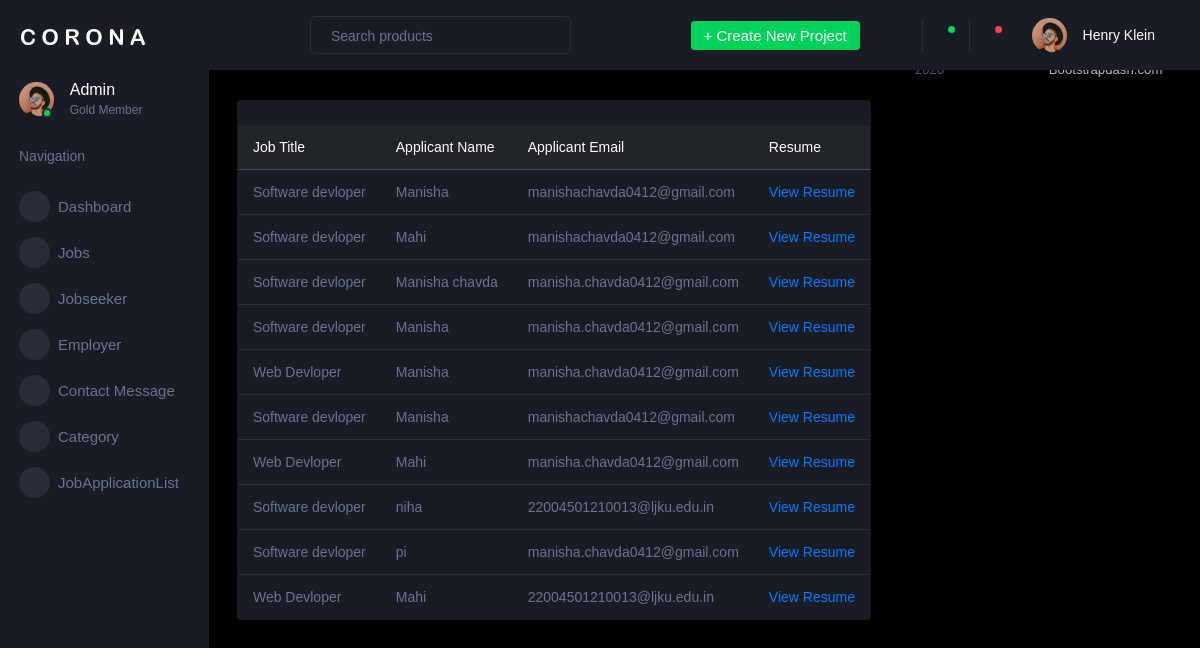
The app's page /applications/ with its own data.
### Jobportalsapp/models.py (models this page shows, shortened)
class JobApplication(models.Model):
    job = models.ForeignKey(JobList, on_delete=models.CASCADE, related_name='applications')
    applicant_name = models.CharField(max_length=200)
    applicant_email = models.EmailField()
    resume = models.FileField(upload_to='resumes/')  # Assumes you have media settings configured

class JobList(models.Model):
    companylogo = models.ImageField(upload_to='logos/')
    title = models.CharField(max_length=50)
    city = models.CharField(max_length=50)
    country = models.CharField(max_length=50)
    type = models.CharField(max_length=50)
    min_salary_range = models.CharField(max_length=255) # Minimum salary
    max_salary_range = models.CharField(max_length=255)
    class Meta:
        db_table = 'joblist'

### Jobportalsapp/views.py (the view)
# urls.py: path('applications/', views.job_application_list, name='job_application_list'),
def job_application_list(request):
    applications = JobApplication.objects.all()  # Retrieve all job applications
    return render(request, 'admin/job_application_list.html', {'applications': applications})

### templates/admin/job_application_list.html (shortened to what this page needs)
{% extends 'admin/admin_dashboard.html' %}
{% block content %}
<div class="row">
  <div class="col-12 grid-margin stretch-card">
    <div class="card"><br>
        <table class="table table-hover">
          <thead class="thead-dark">
            <tr>
                <th>Job Title</th>
                <th>Applicant Name</th>
                <th>Applicant Email</th>
                <th>Resume</th>
            </tr>
          </thead>
          {% for application in applications %}
          <tr>
              <td>{{ application.job.title }}</td>
              <td>{{ application.applicant_name }}</td>
              <td>{{ application.applicant_email }}</td>
              <td><a href="{{ application.resume.url }}" target="_blank">View Resume</a></td>
          </tr>
          {% empty %}
          <tr>
              <td colspan="4">No job applications found.</td>
          </tr>
          {% endfor %}
        </table>
      </div>
      </div>
    </div>
  </div>
</div>
{% endblock %}

### templates/admin/admin_dashboard.html (shortened to what this page needs)
<!DOCTYPE html>
{% load static %}
<html lang="en">
  <head>
    <link rel="stylesheet" href="{% static 'assets/vendors/mdi/css/materialdesignicons.min.css'%}">
    <link rel="stylesheet" href="{% static 'assets/vendors/css/vendor.bundle.base.css'%}">
    <link rel="stylesheet" href="{% static 'assets/vendors/jvectormap/jquery-jvectormap.css'%}">
    <link rel="stylesheet" href="{% static 'assets/vendors/flag-icon-css/css/flag-icon.min.css'%}">
    <link rel="stylesheet" href="{% static 'assets/vendors/owl-carousel-2/owl.carousel.min.css'%}">
    <link rel="stylesheet" href="{% static 'assets/vendors/owl-carousel-2/owl.theme.default.min.css'%}">
    <link rel="stylesheet" href="{% static 'assets/css/style.css'%}">
  </head>
  <body>
    <div class="container-scroller">
      <nav class="sidebar sidebar-offcanvas" id="sidebar">
        <div class="sidebar-brand-wrapper d-none d-lg-flex align-items-center justify-content-center fixed-top">
          <a class="sidebar-brand brand-logo" href="index.html"><img src="{% static 'assets/images/logo.svg'%}" alt="logo" /></a>
        </div>
        <ul class="nav">
          <li class="nav-item profile">
            <div class="profile-desc">
              <div class="profile-pic">
                <div class="count-indicator">
                  <img class="img-xs rounded-circle " src="{% static 'assets/images/faces/face15.jpg'%}" alt="">
                  <span class="count bg-success"></span>
                </div>
                <div class="profile-name">
                  <h5 class="mb-0 font-weight-normal">Admin</h5>
                  <span>Gold Member</span>
                </div>
              </div>
              <a href="#" id="profile-dropdown" data-toggle="dropdown"><i class="mdi mdi-dots-vertical"></i></a>
            </div>
          </li>
          <li class="nav-item nav-category">
            <span class="nav-link">Navigation</span>
          </li>
          <li class="nav-item menu-items {% if request.path == '/admin/admin_dashboard/' %}active{% endif %}">
            <a class="nav-link" href="{% url 'admin_dashboard' %}">
                <span class="menu-icon">
                    <i class="mdi mdi-speedometer"></i>
                </span>
                <span class="menu-title">Dashboard</span>
            </a>
        </li>
           <li class="nav-item menu-items {% if request.path == '/admin/jobs/' or  request.path == '/admin/job_add/' %}active{% endif %}">
            <a class="nav-link" href="{% url 'admin_job_list' %}">
              <span class="menu-icon">
                <i class="mdi mdi-speedometer"></i>
              </span>
              <span class="menu-title">Jobs</span>
            </a>
          </li>
          <li class="nav-item menu-items {% if request.path == '/admin/jobseeker_list/' or  request.path == '/admin/create_jobseeker/' %}active{% endif %}">
            <a class="nav-link" href="{% url 'jobseeker_list' %}">
              <span class="menu-icon">
                <i class="mdi mdi-speedometer"></i>
              </span>
              <span class="menu-title">Jobseeker</span>
            </a>
          </li>
          <li class="nav-item menu-items {% if request.path == '/admin/employer_list/' or  request.path == '/admin/create_employer/' %}active{% endif %}">
            <a class="nav-link" href="{% url 'employer_list' %}">
              <span class="menu-icon">
                <i class="mdi mdi-speedometer"></i>
              </span>
              <span class="menu-title">Employer</span>
            </a>
          </li>
          <li class="nav-item menu-items {% if request.path == '/admin/contact_list/' or  request.path == '/admin/contact_list/' %}active{% endif %}">
            <a class="nav-link" href="{% url 'contact_list' %}">
              <span class="menu-icon">
                <i class="mdi mdi-speedometer"></i>
              </span>
              <span class="menu-title">Contact Message</span>
            </a>
          </li>
          <li class="nav-item menu-items {% if request.path == '/admin/category_list/' or  request.path == '/admin/category_create/' %}active{% endif %}">
            <a class="nav-link" href="{% url 'category_list' %}">
              <span class="menu-icon">
                <i class="mdi mdi-speedometer"></i>
              </span>
              <span class="menu-title">Category</span>
            </a>
          </li>
          <li class="nav-item menu-items {% if request.path == '/admin/job_application_list/' or  request.path == '/admin/apply_for_job/' %}active{% endif %}">
            <a class="nav-link" href="{% url 'job_application_list' %}">
              <span class="menu-icon">
                <i class="mdi mdi-speedometer"></i>
              </span>
              <span class="menu-title">JobApplicationList</span>
            </a>
          </li>
        </ul>
      </nav>
      <div class="container-fluid page-body-wrapper">
        <nav class="navbar p-0 fixed-top d-flex flex-row">
          <div class="navbar-menu-wrapper flex-grow d-flex align-items-stretch">
            <button class="navbar-toggler navbar-toggler align-self-center" type="button" data-toggle="minimize">
              <span class="mdi mdi-menu"></span>
            </button>
            <ul class="navbar-nav w-100">
              <li class="nav-item w-100">
                <form class="nav-link mt-2 mt-md-0 d-none d-lg-flex search">
                  <input type="text" class="form-control" placeholder="Search products">
                </form>
              </li>
            </ul>
            <ul class="navbar-nav navbar-nav-right">
              <li class="nav-item dropdown d-none d-lg-block">
                <a class="nav-link btn btn-success create-new-button" id="createbuttonDropdown" data-toggle="dropdown" aria-expanded="false" href="#">+ Create New Project</a>
              </li>
              <li class="nav-item nav-settings d-none d-lg-block">
                <a class="nav-link" href="#">
                  <i class="mdi mdi-view-grid"></i>
                </a>
              </li>
              <li class="nav-item dropdown border-left">
                <a class="nav-link count-indicator dropdown-toggle" id="messageDropdown" href="#" data-toggle="dropdown" aria-expanded="false">
                  <i class="mdi mdi-email"></i>
                  <span class="count bg-success"></span>
                </a>
              </li>
              <li class="nav-item dropdown border-left">
                <a class="nav-link count-indicator dropdown-toggle" id="notificationDropdown" href="#" data-toggle="dropdown">
                  <i class="mdi mdi-bell"></i>
                  <span class="count bg-danger"></span>
                </a>
              </li>
              <li class="nav-item dropdown">
                <a class="nav-link" id="profileDropdown" href="#" data-toggle="dropdown">
                  <div class="navbar-profile">
                    <img class="img-xs rounded-circle" src="{% static 'assets/images/faces/face15.jpg'%}" alt="">
                    <p class="mb-0 d-none d-sm-block navbar-profile-name">Henry Klein</p>
                    <i class="mdi mdi-menu-down d-none d-sm-block"></i>
                  </div>
                </a>
              </li>
            </ul>
          </div>
        </nav>
        <div class="main-panel">
          <div class="content-wrapper">
            {% block content %} {% endblock %}
          </div>
          <footer class="footer">
            <div class="d-sm-flex justify-content-center justify-content-sm-between">
              <span class="text-muted d-block text-center text-sm-left d-sm-inline-block">Copyright © bootstrapdash.com 2020</span>
              <span class="float-none float-sm-right d-block mt-1 mt-sm-0 text-center"> Free <a href="https://www.bootstrapdash.com/bootstrap-admin-template/" target="_blank">Bootstrap admin templates</a> from Bootstrapdash.com</span>
            </div>
          </footer>
        </div>
  </body>
</html>

### records on screen
JobApplication: job "Software devloper", applicant_name "Manisha", applicant_email "manishachavda0412@gmail.com"
JobApplication: job "Software devloper", applicant_name "Mahi", applicant_email "manishachavda0412@gmail.com"
JobApplication: job "Software devloper", applicant_name "Manisha chavda", applicant_email "manisha.chavda0412@gmail.com"
JobApplication: job "Software devloper", applicant_name "Manisha", applicant_email "manisha.chavda0412@gmail.com"
JobApplication: job "Web Devloper", applicant_name "Manisha", applicant_email "manisha.chavda0412@gmail.com"
JobApplication: job "Software devloper", applicant_name "Manisha", applicant_email "manishachavda0412@gmail.com"
JobApplication: job "Web Devloper", applicant_name "Mahi", applicant_email "manisha.chavda0412@gmail.com"
JobApplication: job "Software devloper", applicant_name "niha", applicant_email "22004501210013@ljku.edu.in"
JobApplication: job "Software devloper", applicant_name "pi", applicant_email "manisha.chavda0412@gmail.com"
JobApplication: job "Web Devloper", applicant_name "Mahi", applicant_email "22004501210013@ljku.edu.in"
